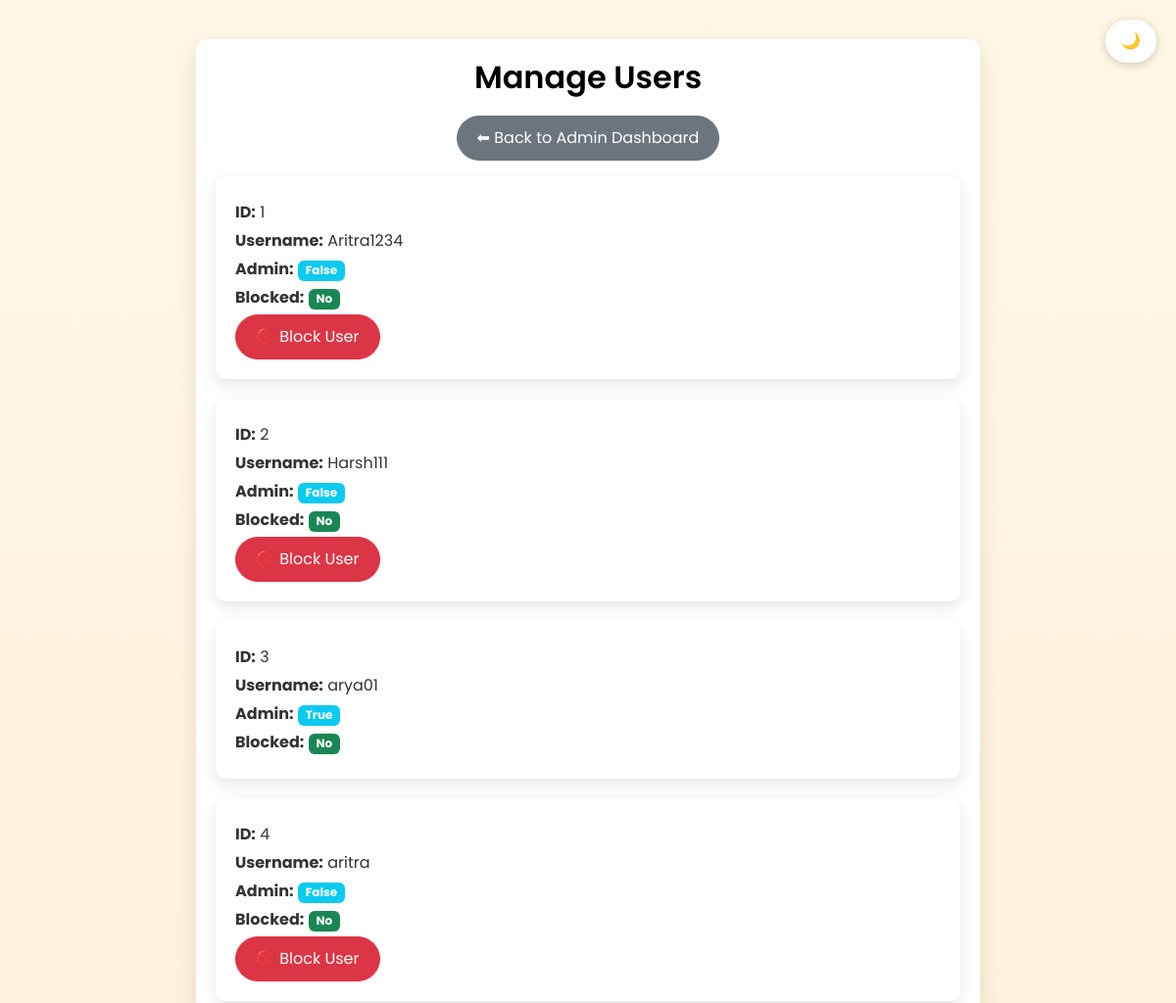
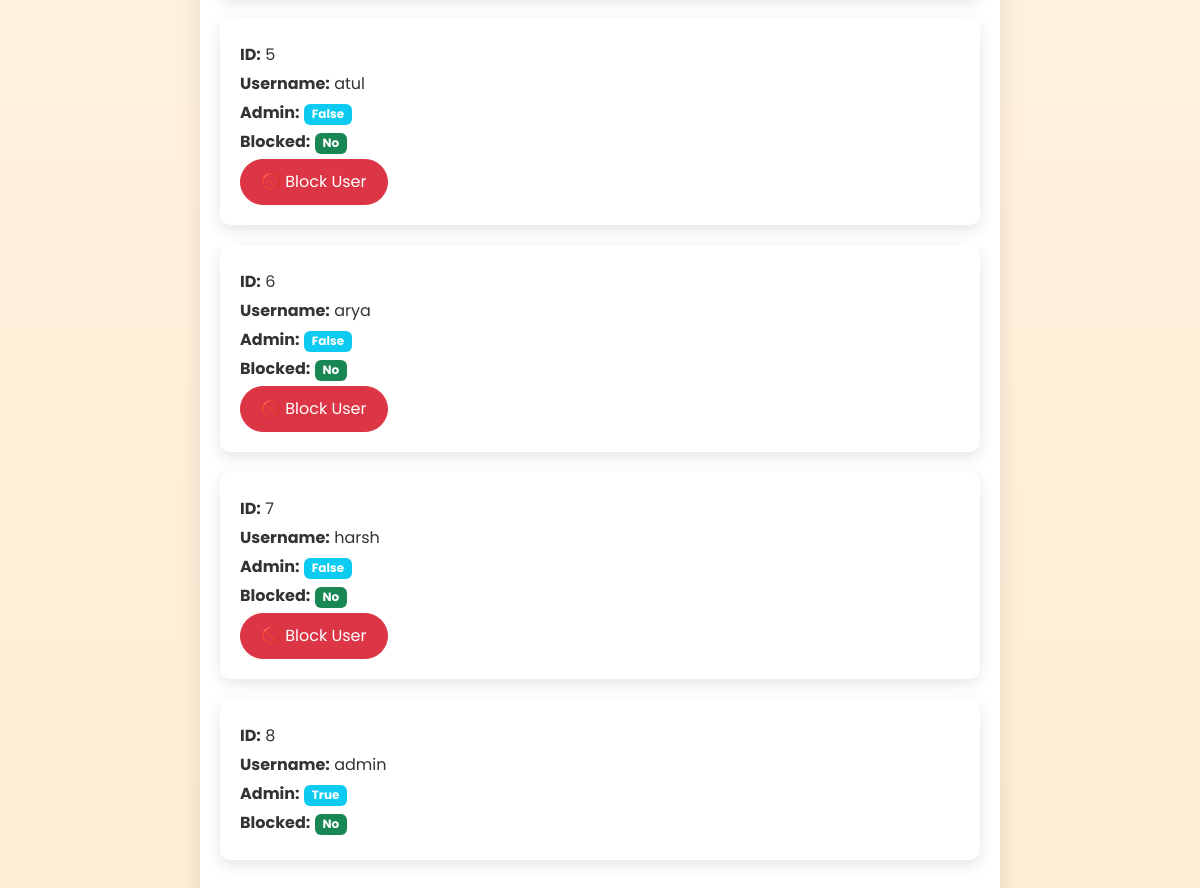
The app's page /admin/users (signed in) with its own data (2 pictures, top to bottom).
### app.py (models this page shows)
class User(db.Model):
    id = db.Column(db.Integer, primary_key=True)
    username = db.Column(db.String(150), unique=True, nullable=False)
    password = db.Column(db.String(200), nullable=False)
    is_admin = db.Column(db.Boolean, default=False)
    is_blocked = db.Column(db.Boolean, default=False)

### app.py (the view)
@app.route('/admin/users')
def admin_users():
    if not admin_required():
        flash('Admin access required!')
        return redirect(url_for('dashboard'))
    users = User.query.all()
    return render_template('admin_users.html', users=users)

### app.py (called while the page is built)
def admin_required():
    if 'user' not in session:
        return False
    user = User.query.filter_by(username=session['user']).first()
    return user and user.is_admin

### templates/admin_users.html (shortened to what this page needs)
<!DOCTYPE html>
<html lang="en" data-theme="light">
<head>
  <link href="https://cdn.jsdelivr.net/npm/bootstrap@5.2.3/dist/css/bootstrap.min.css" rel="stylesheet">
</head>
<body>
  <button class="btn-toggle" onclick="toggleTheme()">🌙</button>
  <div class="container">
    <h1>Manage Users</h1>
    <div class="text-center mb-3">
      <a href="{{ url_for('admin_dashboard') }}" class="btn btn-secondary">⬅ Back to Admin Dashboard</a>
    </div>
    {% for user in users %}
    <div class="user-card">
      <p><strong>ID:</strong> {{ user.id }}</p>
      <p><strong>Username:</strong> {{ user.username }}</p>
      <p><strong>Admin:</strong> <span class="badge bg-info">{{ user.is_admin }}</span></p>
      <p><strong>Blocked:</strong>
        {% if user.is_blocked %}
        <span class="badge bg-danger">Yes</span>
        {% else %}
        <span class="badge bg-success">No</span>
        {% endif %}
      </p>
      {% if not user.is_admin %}
      {% if not user.is_blocked %}
      <form action="{{ url_for('admin_block_user', user_id=user.id) }}" method="post" style="display:inline;">
        <button type="submit" class="btn btn-danger btn-sm">🚫 Block User</button>
      </form>
      {% else %}
      <form action="{{ url_for('admin_unblock_user', user_id=user.id) }}" method="post" style="display:inline;">
        <button type="submit" class="btn btn-success btn-sm">✅ Unblock User</button>
      </form>
      {% endif %}
      {% endif %}
    </div>
    {% endfor %}
  </div>
  <button class="btn-toggle" onclick="toggleTheme()">
    <span id="theme-icon">🌙</span>
  </button>
</body>
</html>

### templates/admin_users.html (style rules this page uses)
:root { --primary-color: #007bff; --secondary-color: #6c757d; --bg-light: #f4f7f6; --bg-dark: #121212; --text-light: #000; --text-dark: #f4f7f6; }
body { font-family: 'Poppins', sans-serif; background: linear-gradient(to bottom, #fff7e6, #ffedd5); color: var(--text-light); margin: 0; padding: 0; transition: all 0.4s ease-in-out; }
.container { max-width: 800px; margin: 40px auto; padding: 20px; background: #fff; border-radius: 12px; box-shadow: 0px 10px 25px rgba(0, 0, 0, 0.1); transition: all 0.3s ease-in-out; }
h1 { font-size: 2rem; font-weight: 600; text-align: center; margin-bottom: 20px; animation: fadeIn 0.6s ease-in-out; }
.user-card { padding: 20px; border-radius: 10px; margin-bottom: 20px; background: #fff; box-shadow: 0px 5px 15px rgba(0, 0, 0, 0.1); transition: all 0.3s ease-in-out; animation: fadeIn 0.8s ease-in-out; }
.user-card p { margin: 5px 0; font-size: 1rem; color: #333; }
.btn-toggle { position: absolute; top: 20px; right: 20px; background: #fff; border: none; padding: 10px 16px; border-radius: 30px; font-size: 16px; cursor: pointer; box-shadow: 0px 2px 10px rgba(0, 0, 0, 0.1); transition: 0.3s ease-in-out; }
.btn-primary, .btn-secondary, .btn-danger, .btn-success { font-size: 1rem; padding: 10px 20px; border-radius: 30px; transition: all 0.3s ease-in-out; }

### records on screen
User: id "1", username "Aritra1234", is_admin "False", is_blocked "No"
User: id "2", username "Harsh111", is_admin "False", is_blocked "No"
User: id "3", username "arya01", is_admin "True", is_blocked "No"
User: id "4", username "aritra", is_admin "False", is_blocked "No"
User: id "5", username "atul", is_admin "False", is_blocked "No"
User: id "6", username "arya", is_admin "False", is_blocked "No"
User: id "7", username "harsh", is_admin "False", is_blocked "No"
User: id "8", username "admin", is_admin "True", is_blocked "No"
